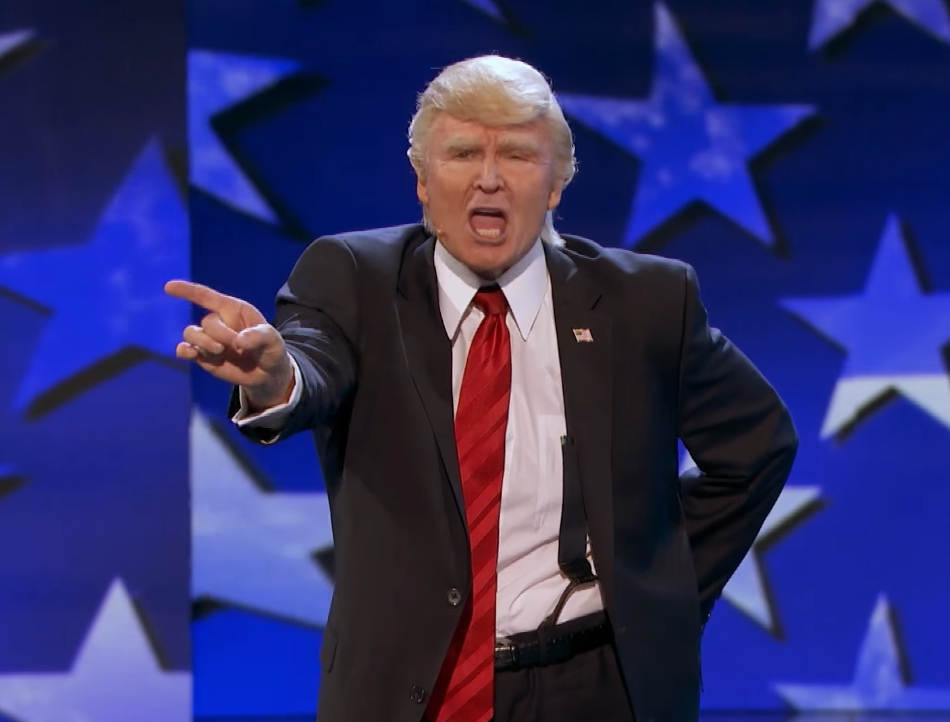
#> input picture AGT.jpg, 950 x 722 px
$ jupyter execute 204410194_Scikit-image.ipynb   (older library calls are emulated)
#> lines starting #> are read from the running program, lines starting #| are printed output that depends on the picture
[cell 1]
from skimage import io

img1=io.imread('AGT.jpg',as_grey=True)
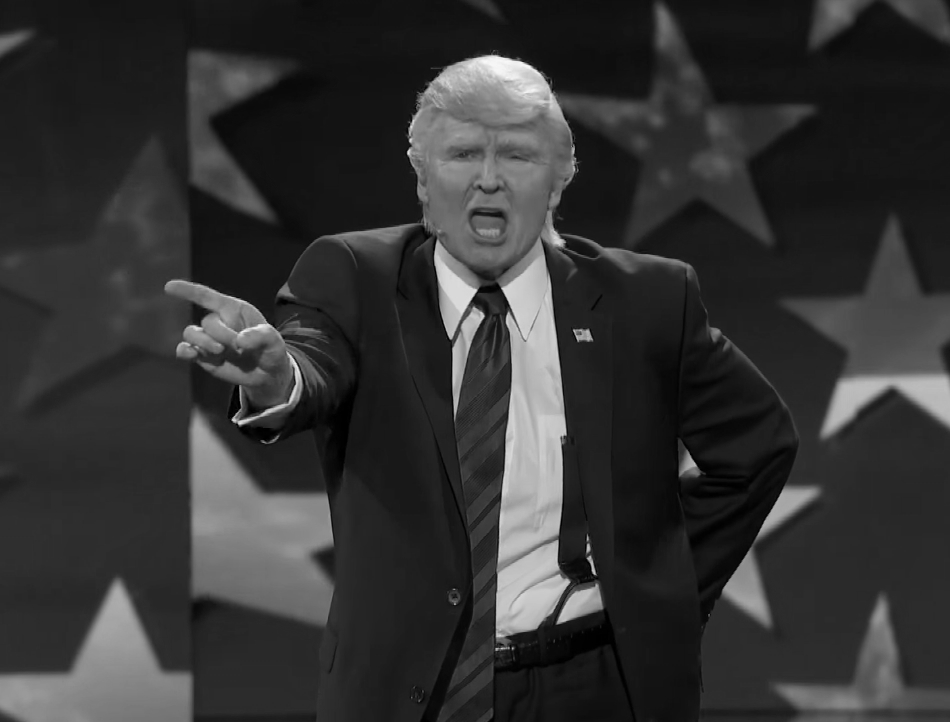
#> img1: shape (722, 950) float64; min 0, max 0.977, mean 0.203

print(type(img1))
#| <class 'numpy.ndarray'>
print(img1.shape)
#| (722, 950)
io.imshow(img1)

io.show()


$ run again, with black cat.jpg copied over AGT.jpg
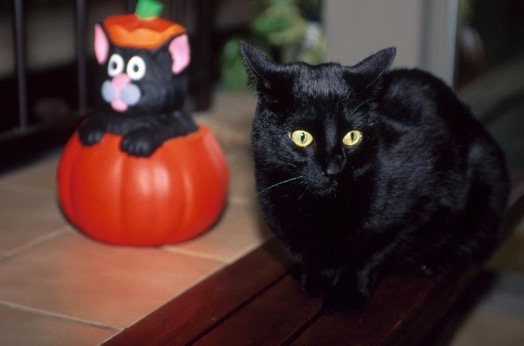
#> input picture black cat.jpg, 524 x 346 px
#> `img1=io.imread('AGT.jpg',as_grey=True)`:
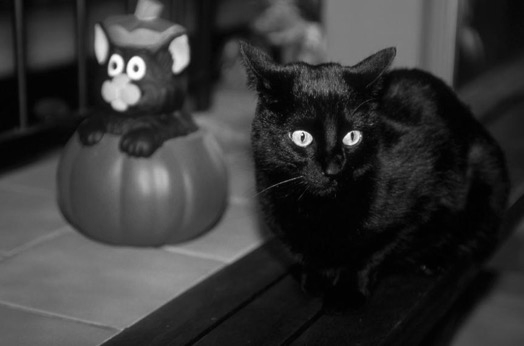
#> img1: shape (346, 524) float64; min 0.00113, max 1, mean 0.215
#| <class 'numpy.ndarray'>
#| (346, 524)

$ run again, with scene.jpg copied over AGT.jpg
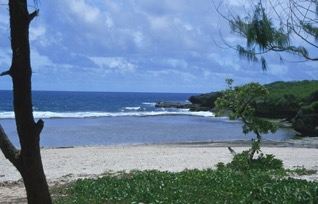
#> input picture scene.jpg, 318 x 204 px
#> `img1=io.imread('AGT.jpg',as_grey=True)`:
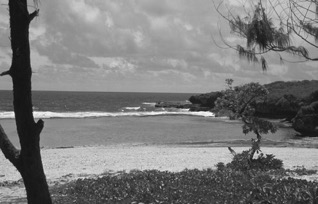
#> img1: shape (204, 318) float64; min 0.0688, max 0.979, mean 0.485
#| <class 'numpy.ndarray'>
#| (204, 318)
